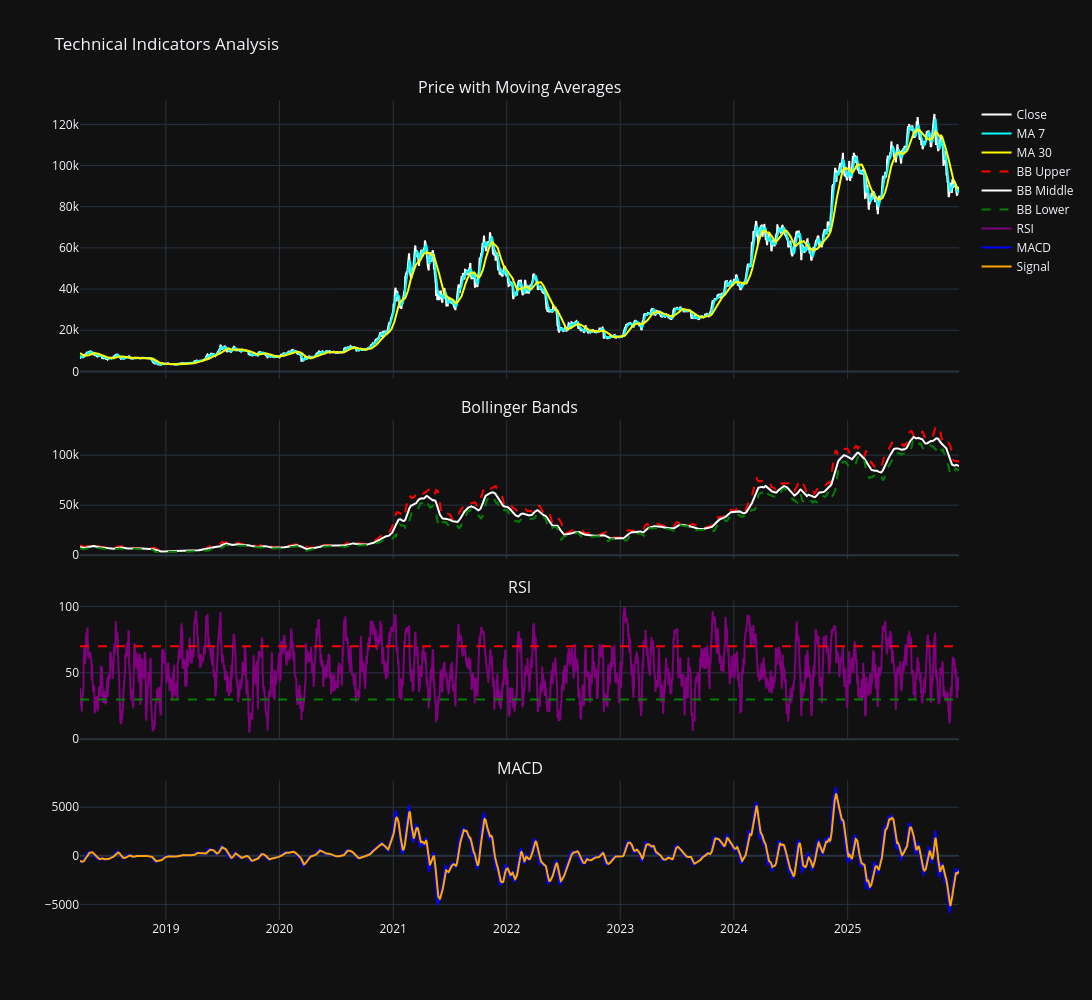

The code cell stored with this chart in its notebook:
### Code cell
print("\n📈 Creating technical indicator visualizations...")

# Use original df with all features for technical visualization
df_viz = df.dropna()

# Create subplots for technical analysis
fig = make_subplots(
    rows=4, cols=1,
    shared_xaxes=True,
    subplot_titles=('Price with Moving Averages', 'Bollinger Bands', 'RSI', 'MACD'),
    vertical_spacing=0.05,
    row_heights=[0.4, 0.2, 0.2, 0.2]
)

# Price with MAs
fig.add_trace(go.Scatter(x=df_viz.index, y=df_viz['Close'], 
                         name='Close', line=dict(color='white')), row=1, col=1)
if 'MA_7' in df_viz.columns:
    fig.add_trace(go.Scatter(x=df_viz.index, y=df_viz['MA_7'], 
                             name='MA 7', line=dict(color='cyan')), row=1, col=1)
if 'MA_30' in df_viz.columns:
    fig.add_trace(go.Scatter(x=df_viz.index, y=df_viz['MA_30'], 
                             name='MA 30', line=dict(color='yellow')), row=1, col=1)

# Bollinger Bands
if all(col in df_viz.columns for col in ['BB_Upper', 'BB_Middle', 'BB_Lower']):
    fig.add_trace(go.Scatter(x=df_viz.index, y=df_viz['BB_Upper'], 
                             name='BB Upper', line=dict(color='red', dash='dash')), row=2, col=1)
    fig.add_trace(go.Scatter(x=df_viz.index, y=df_viz['BB_Middle'], 
                             name='BB Middle', line=dict(color='white')), row=2, col=1)
    fig.add_trace(go.Scatter(x=df_viz.index, y=df_viz['BB_Lower'], 
                             name='BB Lower', line=dict(color='green', dash='dash')), row=2, col=1)

# RSI
if 'RSI_14' in df_viz.columns:
    fig.add_trace(go.Scatter(x=df_viz.index, y=df_viz['RSI_14'], 
                             name='RSI', line=dict(color='purple')), row=3, col=1)
    fig.add_hline(y=70, line_dash="dash", line_color="red", row=3, col=1)
    fig.add_hline(y=30, line_dash="dash", line_color="green", row=3, col=1)

# MACD
if all(col in df_viz.columns for col in ['MACD', 'MACD_Signal']):
    fig.add_trace(go.Scatter(x=df_viz.index, y=df_viz['MACD'], 
                             name='MACD', line=dict(color='blue')), row=4, col=1)
    fig.add_trace(go.Scatter(x=df_viz.index, y=df_viz['MACD_Signal'], 
                             name='Signal', line=dict(color='orange')), row=4, col=1)

fig.update_layout(
    height=1000,
    width=1400,
    title_text="Technical Indicators Analysis",
    template="plotly_dark",
    showlegend=True
)

fig.show()

### Figure 1 — Plotly figure (JSON) as saved in the notebook; plotly's stock layout.template omitted (floating-point values rounded to 4 significant figures; data arrays with more than 128 entries replaced by an {"elided": "..."} marker saying what was removed)
{"data": [{"line": {"color": "white"}, "name": "Close", "type": "scatter", "x": {"elided": "2827 str values"}, "xaxis": "x", "y": {"elided": "2827 float values"}, "yaxis": "y"}, {"line": {"color": "cyan"}, "name": "MA 7", "type": "scatter", "x": {"elided": "2827 str values"}, "xaxis": "x", "y": {"elided": "2827 float values"}, "yaxis": "y"}, {"line": {"color": "yellow"}, "name": "MA 30", "type": "scatter", "x": {"elided": "2827 str values"}, "xaxis": "x", "y": {"elided": "2827 float values"}, "yaxis": "y"}, {"line": {"color": "red", "dash": "dash"}, "name": "BB Upper", "type": "scatter", "x": {"elided": "2827 str values"}, "xaxis": "x2", "y": {"elided": "2827 float values"}, "yaxis": "y2"}, {"line": {"color": "white"}, "name": "BB Middle", "type": "scatter", "x": {"elided": "2827 str values"}, "xaxis": "x2", "y": {"elided": "2827 float values"}, "yaxis": "y2"}, {"line": {"color": "green", "dash": "dash"}, "name": "BB Lower", "type": "scatter", "x": {"elided": "2827 str values"}, "xaxis": "x2", "y": {"elided": "2827 float values"}, "yaxis": "y2"}, {"line": {"color": "purple"}, "name": "RSI", "type": "scatter", "x": {"elided": "2827 str values"}, "xaxis": "x3", "y": {"elided": "2827 float values"}, "yaxis": "y3"}, {"line": {"color": "blue"}, "name": "MACD", "type": "scatter", "x": {"elided": "2827 str values"}, "xaxis": "x4", "y": {"elided": "2827 float values"}, "yaxis": "y4"}, {"line": {"color": "orange"}, "name": "Signal", "type": "scatter", "x": {"elided": "2827 str values"}, "xaxis": "x4", "y": {"elided": "2827 float values"}, "yaxis": "y4"}], "layout": {"annotations": [{"font": {"size": 16}, "showarrow": false, "text": "Price with Moving Averages", "x": 0.5, "xanchor": "center", "xref": "paper", "y": 1, "yanchor": "bottom", "yref": "paper"}, {"font": {"size": 16}, "showarrow": false, "text": "Bollinger Bands", "x": 0.5, "xanchor": "center", "xref": "paper", "y": 0.61, "yanchor": "bottom", "yref": "paper"}, {"font": {"size": 16}, "showarrow": false, "text": "RSI", "x": 0.5, "xanchor": "center", "xref": "paper", "y": 0.39, "yanchor": "bottom", "yref": "paper"}, {"font": {"size": 16}, "showarrow": false, "text": "MACD", "x": 0.5, "xanchor": "center", "xref": "paper", "y": 0.17, "yanchor": "bottom", "yref": "paper"}], "height": 1000, "shapes": [{"line": {"color": "red", "dash": "dash"}, "type": "line", "x0": 0, "x1": 1, "xref": "x3 domain", "y0": 70, "y1": 70, "yref": "y3"}, {"line": {"color": "green", "dash": "dash"}, "type": "line", "x0": 0, "x1": 1, "xref": "x3 domain", "y0": 30, "y1": 30, "yref": "y3"}], "showlegend": true, "title": {"text": "Technical Indicators Analysis"}, "width": 1400, "xaxis": {"anchor": "y", "domain": [0, 1], "matches": "x4", "showticklabels": false}, "xaxis2": {"anchor": "y2", "domain": [0, 1], "matches": "x4", "showticklabels": false}, "xaxis3": {"anchor": "y3", "domain": [0, 1], "matches": "x4", "showticklabels": false}, "xaxis4": {"anchor": "y4", "domain": [0, 1]}, "yaxis": {"anchor": "x", "domain": [0.66, 1]}, "yaxis2": {"anchor": "x2", "domain": [0.44, 0.61]}, "yaxis3": {"anchor": "x3", "domain": [0.22, 0.39]}, "yaxis4": {"anchor": "x4", "domain": [0, 0.17]}}}
